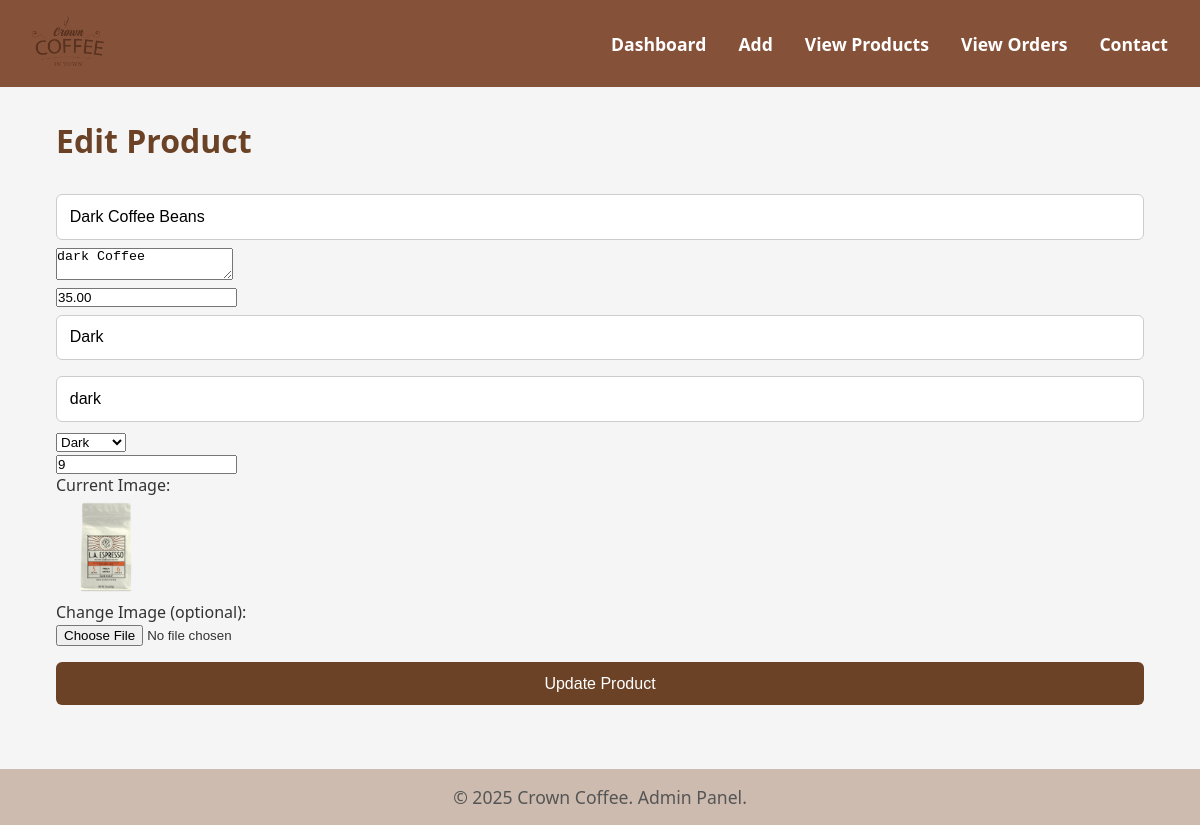
Screenshot of /admin/edit_product.php?id=9 (signed in) with the database file from the repository.
### tables this page shows
CREATE TABLE `products` (
  `product_id` int(11) NOT NULL,
  `name` varchar(255) DEFAULT NULL,
  `description` text DEFAULT NULL,
  `price` decimal(10,2) DEFAULT NULL,
  `roast_level` varchar(50) DEFAULT NULL,
  `flavor_notes` text DEFAULT NULL,
  `category` varchar(100) DEFAULT NULL,
  `stock_quantity` int(11) DEFAULT NULL,
  `image_url` varchar(255) DEFAULT NULL
);

### admin/edit_product.php (the view, shortened to what this page needs)
<?php
require '../php/db.php';
$product_id = intval($_GET['id']);
$stmt = $conn->prepare("SELECT * FROM products WHERE product_id = ?");
$stmt->bind_param("i", $product_id);
$stmt->execute();
$result = $stmt->get_result();
$product = $result->fetch_assoc();
?>
<?php include 'admin_header.php'; ?>
<div class="container">
    <h2>Edit Product</h2>
    <form action="" method="post" enctype="multipart/form-data">
        <input type="text" name="name" placeholder="Product Name" value="<?php echo htmlspecialchars($product['name']); ?>" required><br>
        <textarea name="description" placeholder="Description" required><?php echo htmlspecialchars($product['description']); ?></textarea><br>
        <input type="number" step="0.01" name="price" placeholder="Price" value="<?php echo htmlspecialchars($product['price']); ?>" required><br>
        <input type="text" name="roast_level" placeholder="Roast Level" value="<?php echo htmlspecialchars($product['roast_level']); ?>" required><br>
        <input type="text" name="flavor_notes" placeholder="Flavor Notes" value="<?php echo htmlspecialchars($product['flavor_notes']); ?>" required><br>
        <select name="category" required>
            <option value="Dark" <?php if($product['category']=='Dark') echo 'selected'; ?>>Dark</option>
        </select><br>
        <input type="number" name="stock_quantity" placeholder="Stock Quantity" value="<?php echo htmlspecialchars($product['stock_quantity']); ?>" required><br>
        <label>Current Image:</label><br>
        <img src="../images/<?php echo htmlspecialchars($product['image_url']); ?>" width="100" alt="Product Image"><br>
        <label>Change Image (optional):</label><br>
        <input type="file" name="image" accept="image/*"><br>
        <button type="submit">Update Product</button>
    </form>
</div>
<?php include 'admin_footer.php'; ?>

### admin/admin_style.css (style rules this page uses)
* { box-sizing: border-box; margin: 0; padding: 0; }
body { font-family: 'Segoe UI', Tahoma, Geneva, Verdana, sans-serif; background-color: #f5f5f5; color: #333; }
input[type="text"], input[type="password"] { width: 100%; padding: 0.8rem; margin: 0.5rem 0; border: 1px solid #ccc; border-radius: 6px; font-size: 1rem; }
button[type="submit"] { background-color: #6b4226; color: white; border: none; padding: 0.8rem; width: 100%; border-radius: 6px; font-size: 1rem; margin-top: 1rem; cursor: pointer; transition: background-color 0.3s ease; }
.container { max-width: 1200px; margin: 0 auto; padding: 0 1.5rem; }
html, body { height: 100%; }
body { display: flex; flex-direction: column; }
main.main-content h2 { margin-bottom: 1.5rem; color: #6b4226; font-weight: 700; font-size: 2rem; }

### rows the page displays
products: name "Dark Coffee Beans", description "dark Coffee", price "35.00", roast_level "Dark", flavor_notes "dark", category "Dark", stock_quantity "9", image_url (picture)
